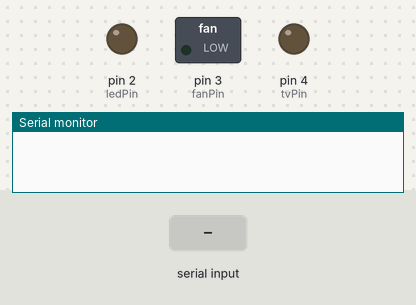
A sketch run on a simulated Arduino Uno, built with avr-gcc and run on an emulated ATmega328P. Shown: switched loads named in the sketch (green lamp = pin HIGH), output pins drawn as LEDs (lit = HIGH), the last lines printed to the serial monitor. Inputs (shaded band) come from the test bench.

Above: at 1.2 s.
1.3 s: "*everything on" received over Serial
At 1.9 s:
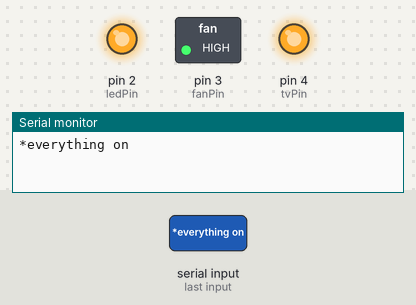
2.9 s: "*fan off" received over Serial
At 3.3 s:
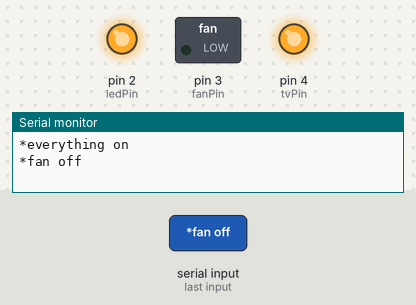
4.4 s: "*light off" received over Serial
At 5.2 s:
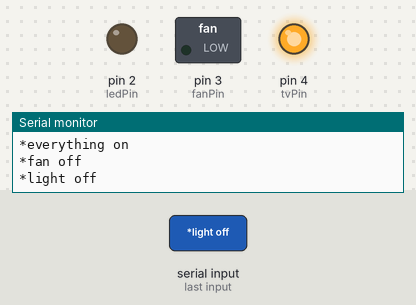
6.0 s: "*fan on" received over Serial
At 6.5 s:
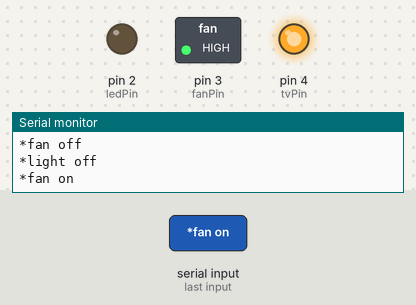
Timing chart, 0 to 8.5 s (numbered marks = the images above; inputs shaded):
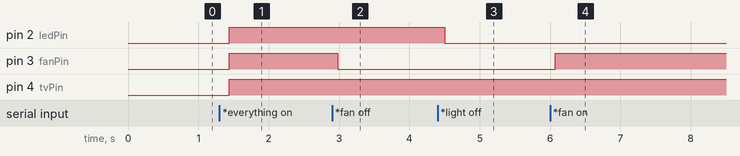

Measured:
- after the input at 1.3 s, pin 2 (ledPin), pin 3 (fanPin), pin 4 (tvPin): LOW → HIGH after 0.14 s
- after the input at 2.9 s, pin 3 (fanPin): HIGH → LOW after 0.08 s
- after the input at 4.4 s, pin 2 (ledPin): HIGH → LOW after 0.10 s
- after the input at 6.0 s, pin 3 (fanPin): LOW → HIGH after 0.07 s

The sketch:

voice.ino
```cpp
String voice;     //String type variable declared
int
ledPin = 2,
fanPin = 3,
tvPin = 4;

/* Turn ON all appliances*/
void allon(){
     digitalWrite(ledPin, HIGH);
     digitalWrite(fanPin, HIGH);
     digitalWrite(tvPin, HIGH);
     }

/* Turn OFF all appliances*/
void alloff(){
     digitalWrite(ledPin, LOW);
     digitalWrite(fanPin, LOW);
     digitalWrite(tvPin, LOW);

}

 void setup() {
  Serial.begin(9600);
  pinMode(ledPin, OUTPUT);
  pinMode(fanPin, OUTPUT);
  pinMode(tvPin, OUTPUT);

}

 void loop() {
  while (Serial.available()){
  delay(10);
  char c = Serial.read();
  if (c == '#') {break;}
  voice += c;
  }
  if (voice.length() > 0) {
    Serial.println(voice);


  if(voice == "*everything on")
  {
    allon();
  }

  else if(voice == "*everything off")
    {
      alloff();
    }

  /* Turn ON using particular command*/
  else if(voice == "*fan on")
    {
      digitalWrite(fanPin, HIGH);
    }

  else if(voice == "*light on")
    {
      digitalWrite(ledPin, HIGH);
    }

  else if(voice == "*tv on")
  {
    digitalWrite(tvPin, HIGH);
  }

  else if(voice == "*all on")
    {
      digitalWrite(ledPin, HIGH);
      digitalWrite(fanPin, HIGH);
      digitalWrite(tvPin, HIGH);}

  /* Turn off using particular command */
  else if(voice == "*fan off")
    {
      digitalWrite(fanPin, LOW);
    }

  else if(voice == "*light off")
    {
      digitalWrite(ledPin, LOW);
    }

  else if(voice == "*tv off")
  {
    digitalWrite(tvPin, LOW);
  }

  else if(voice == "*all off")
    {
      digitalWrite(ledPin, LOW);
      digitalWrite(fanPin, LOW);
      digitalWrite(tvPin, LOW);
    }

voice="";}}
```
